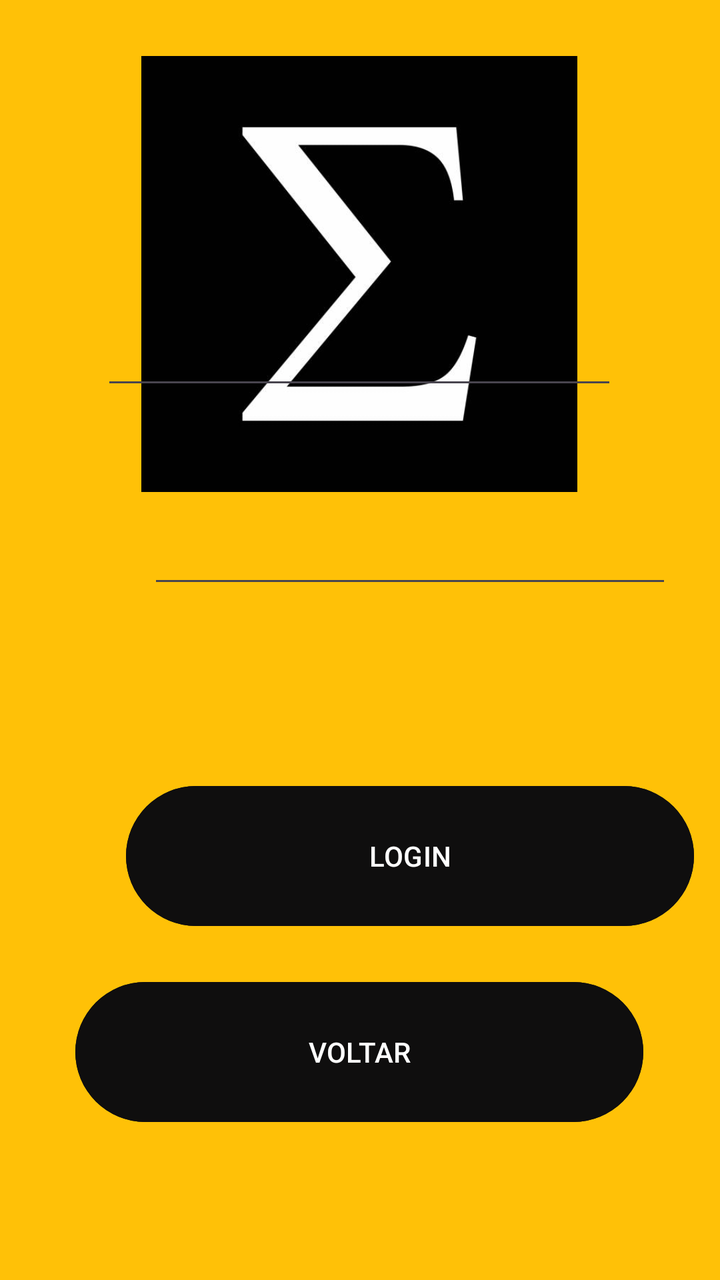
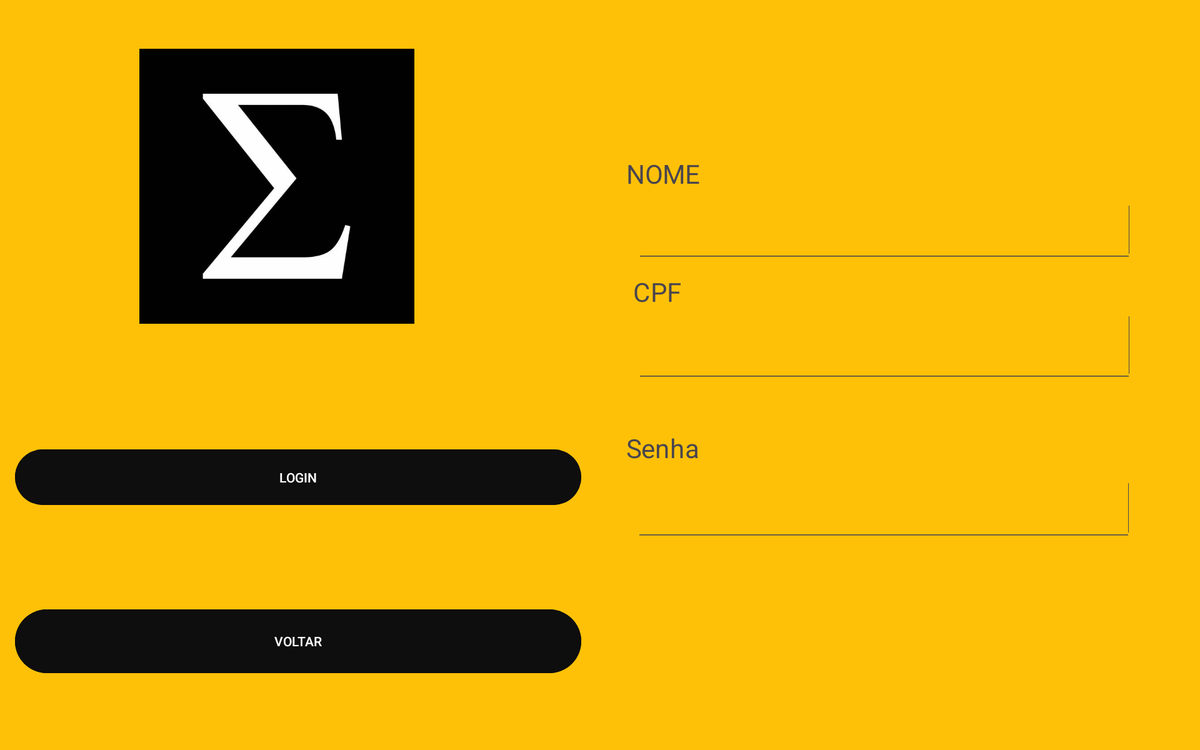

Compare how this app lays out the same screen by default and in its alternative resource folder. The renders come first, then the two layout files and the values they reference.
<!-- AndroidManifest.xml: application theme Theme.SigmaStore -->
<!-- res/layout/activity_login.xml -->
<?xml version="1.0" encoding="utf-8"?>
<androidx.constraintlayout.widget.ConstraintLayout xmlns:android="http://schemas.android.com/apk/res/android"
    xmlns:app="http://schemas.android.com/apk/res-auto"
    xmlns:tools="http://schemas.android.com/tools"
    android:id="@+id/main"
    android:layout_width="match_parent"
    android:layout_height="match_parent"
    android:background="#FFC107"
    tools:context=".Login">

    <EditText
        android:id="@+id/editTextText3"
        android:layout_width="258dp"
        android:layout_height="0dp"
        android:layout_marginStart="76dp"
        android:layout_marginTop="3dp"
        android:layout_marginEnd="77dp"
        android:ems="10"
        android:inputType="text"
        app:layout_constraintBottom_toTopOf="@+id/textView9"
        app:layout_constraintEnd_toEndOf="parent"
        app:layout_constraintStart_toStartOf="parent"
        app:layout_constraintTop_toBottomOf="@+id/textView10" />

    <Button
        android:id="@+id/login_confirm"
        android:layout_width="284dp"
        android:layout_height="78dp"
        android:layout_marginStart="63dp"
        android:layout_marginTop="55dp"
        android:layout_marginEnd="64dp"
        android:backgroundTint="#0F0E0E"
        android:text="LOGIN"
        app:layout_constraintBottom_toTopOf="@+id/voltar_login"
        app:layout_constraintEnd_toEndOf="parent"
        app:layout_constraintHorizontal_bias="0.0"
        app:layout_constraintStart_toStartOf="parent"
        app:layout_constraintTop_toBottomOf="@+id/senha_login" />

    <Button
        android:id="@+id/voltar_login"
        android:layout_width="284dp"
        android:layout_height="78dp"
        android:layout_marginStart="63dp"
        android:layout_marginTop="20dp"
        android:layout_marginEnd="64dp"
        android:layout_marginBottom="75dp"
        android:backgroundTint="#0F0E0E"
        android:text="VOLTAR"
        app:layout_constraintBottom_toBottomOf="parent"
        app:layout_constraintEnd_toEndOf="parent"
        app:layout_constraintStart_toStartOf="parent"
        app:layout_constraintTop_toBottomOf="@+id/login_confirm" />

    <EditText
        android:id="@+id/senha_login"
        android:layout_width="262dp"
        android:layout_height="wrap_content"
        android:layout_marginStart="74dp"
        android:layout_marginEnd="75dp"
        android:layout_marginBottom="35dp"
        android:ems="10"
        android:inputType="textPassword"
        app:layout_constraintBottom_toTopOf="@+id/login_confirm"
        app:layout_constraintEnd_toEndOf="parent"
        app:layout_constraintHorizontal_bias="0.0"
        app:layout_constraintStart_toStartOf="parent"
        app:layout_constraintTop_toBottomOf="@+id/textView2" />

    <TextView
        android:id="@+id/textView2"
        android:layout_width="wrap_content"
        android:layout_height="wrap_content"
        android:layout_marginStart="94dp"
        android:layout_marginTop="39dp"
        android:layout_marginEnd="278dp"
        android:scaleX="2"
        android:scaleY="2"
        android:text="Senha"
        app:layout_constraintBottom_toTopOf="@+id/senha_login"
        app:layout_constraintEnd_toEndOf="parent"
        app:layout_constraintHorizontal_bias="0.0"
        app:layout_constraintStart_toStartOf="parent"
        app:layout_constraintTop_toBottomOf="@+id/editTextText2" />

    <TextView
        android:id="@+id/textView9"
        android:layout_width="wrap_content"
        android:layout_height="wrap_content"
        android:layout_marginStart="85dp"
        android:layout_marginTop="25dp"
        android:layout_marginEnd="301dp"
        android:scaleX="2"
        android:scaleY="2"
        android:text="CPF"
        app:layout_constraintBottom_toTopOf="@+id/editTextText2"
        app:layout_constraintEnd_toEndOf="parent"
        app:layout_constraintStart_toStartOf="parent"
        app:layout_constraintTop_toBottomOf="@+id/editTextText3" />

    <TextView
        android:id="@+id/textView10"
        android:layout_width="wrap_content"
        android:layout_height="wrap_content"
        android:layout_marginStart="93dp"
        android:layout_marginTop="36dp"
        android:layout_marginEnd="278dp"
        android:layout_marginBottom="4dp"
        android:scaleX="2"
        android:scaleY="2"
        android:text="NOME"
        app:layout_constraintBottom_toTopOf="@+id/editTextText3"
        app:layout_constraintEnd_toEndOf="parent"
        app:layout_constraintStart_toStartOf="parent"
        app:layout_constraintTop_toBottomOf="@+id/imageView" />

    <ImageView
        android:id="@+id/imageView"
        android:layout_width="222dp"
        android:layout_height="218dp"
        android:layout_marginStart="94dp"
        android:layout_marginTop="28dp"
        android:layout_marginEnd="95dp"
        app:layout_constraintBottom_toTopOf="@+id/textView10"
        app:layout_constraintEnd_toEndOf="parent"
        app:layout_constraintStart_toStartOf="parent"
        app:layout_constraintTop_toTopOf="parent"
        app:srcCompat="@drawable/sigma_logo" />

    <EditText
        android:id="@+id/editTextText2"
        android:layout_width="258dp"
        android:layout_height="wrap_content"
        android:layout_marginStart="76dp"
        android:layout_marginTop="8dp"
        android:layout_marginEnd="77dp"
        android:ems="10"
        android:inputType="text"
        app:layout_constraintBottom_toTopOf="@+id/textView2"
        app:layout_constraintEnd_toEndOf="parent"
        app:layout_constraintStart_toStartOf="parent"
        app:layout_constraintTop_toBottomOf="@+id/textView9" />
</androidx.constraintlayout.widget.ConstraintLayout>
<!-- resources referenced by this layout -->
<resources>
  <!-- drawable sigma_logo: jpg bitmap (drawable, 10045 bytes) -->
  <style name="Theme.SigmaStore" parent="Base.Theme.SigmaStore" />
  <style name="Base.Theme.SigmaStore" parent="Theme.Material3.DayNight.NoActionBar">
          
          
      </style>
</resources>
<!-- res/layout-sw800dp/activity_login.xml (the repository's variant of the layout above) -->
<!-- drawn on a large tablet held sideways -->
<?xml version="1.0" encoding="utf-8"?>
<androidx.constraintlayout.widget.ConstraintLayout xmlns:android="http://schemas.android.com/apk/res/android"
    xmlns:app="http://schemas.android.com/apk/res-auto"
    xmlns:tools="http://schemas.android.com/tools"
    android:id="@+id/main"
    android:layout_width="match_parent"
    android:layout_height="match_parent"
    android:background="#FFC107"
    tools:context=".Login">

    <Button
        android:id="@+id/login_confirm"
        android:layout_width="604dp"
        android:layout_height="67dp"
        android:layout_marginStart="16dp"
        android:layout_marginTop="140dp"
        android:layout_marginEnd="58dp"
        android:backgroundTint="#0F0E0E"
        android:text="LOGIN"
        app:layout_constraintBottom_toTopOf="@+id/voltar_login"
        app:layout_constraintEnd_toStartOf="@+id/senha_login"
        app:layout_constraintStart_toStartOf="parent"
        app:layout_constraintTop_toBottomOf="@+id/imageView" />

    <Button
        android:id="@+id/voltar_login"
        android:layout_width="604dp"
        android:layout_height="76dp"
        android:layout_marginStart="16dp"
        android:layout_marginTop="103dp"
        android:layout_marginEnd="660dp"
        android:layout_marginBottom="88dp"
        android:backgroundTint="#0F0E0E"
        android:text="VOLTAR"
        app:layout_constraintBottom_toBottomOf="parent"
        app:layout_constraintEnd_toEndOf="parent"
        app:layout_constraintStart_toStartOf="parent"
        app:layout_constraintTop_toBottomOf="@+id/login_confirm" />

    <ImageView
        android:id="@+id/imageView"
        android:layout_width="311dp"
        android:layout_height="293dp"
        android:layout_marginStart="139dp"
        android:layout_marginTop="52dp"
        android:layout_marginEnd="228dp"
        app:layout_constraintEnd_toStartOf="@+id/Login_CPF"
        app:layout_constraintStart_toStartOf="parent"
        app:layout_constraintTop_toTopOf="parent"
        app:srcCompat="@drawable/sigma_logo" />

    <EditText
        android:id="@+id/Login_CPF"
        android:layout_width="530dp"
        android:layout_height="82dp"
        android:layout_marginTop="7dp"
        android:layout_marginEnd="71dp"
        android:ems="10"
        android:inputType="text"
        app:layout_constraintBottom_toTopOf="@+id/textView2"
        app:layout_constraintEnd_toEndOf="parent"
        app:layout_constraintStart_toEndOf="@+id/imageView"
        app:layout_constraintTop_toBottomOf="@+id/textView9" />

    <TextView
        android:id="@+id/textView10"
        android:layout_width="wrap_content"
        android:layout_height="wrap_content"
        android:layout_marginStart="237dp"
        android:layout_marginTop="180dp"
        android:layout_marginEnd="554dp"
        android:scaleX="2"
        android:scaleY="2"
        android:text="NOME"
        app:layout_constraintBottom_toTopOf="@+id/Login_Nome"
        app:layout_constraintEnd_toEndOf="parent"
        app:layout_constraintStart_toEndOf="@+id/imageView"
        app:layout_constraintTop_toTopOf="parent" />

    <EditText
        android:id="@+id/Login_Nome"
        android:layout_width="530dp"
        android:layout_height="72dp"
        android:layout_marginStart="228dp"
        android:layout_marginTop="15dp"
        android:layout_marginEnd="71dp"
        android:ems="10"
        android:inputType="text"
        app:layout_constraintBottom_toTopOf="@+id/textView9"
        app:layout_constraintEnd_toEndOf="parent"
        app:layout_constraintStart_toEndOf="@+id/imageView"
        app:layout_constraintTop_toBottomOf="@+id/textView10" />

    <TextView
        android:id="@+id/textView9"
        android:layout_width="wrap_content"
        android:layout_height="wrap_content"
        android:layout_marginStart="237dp"
        android:layout_marginTop="19dp"
        android:layout_marginEnd="566dp"
        android:scaleX="2"
        android:scaleY="2"
        android:text="CPF"
        app:layout_constraintBottom_toTopOf="@+id/Login_CPF"
        app:layout_constraintEnd_toEndOf="parent"
        app:layout_constraintStart_toEndOf="@+id/imageView"
        app:layout_constraintTop_toBottomOf="@+id/Login_Nome" />

    <TextView
        android:id="@+id/textView2"
        android:layout_width="wrap_content"
        android:layout_height="wrap_content"
        android:layout_marginStart="67dp"
        android:layout_marginTop="58dp"
        android:layout_marginEnd="554dp"
        android:layout_marginBottom="9dp"
        android:scaleX="2"
        android:scaleY="2"
        android:text="Senha"
        app:layout_constraintBottom_toTopOf="@+id/senha_login"
        app:layout_constraintEnd_toEndOf="parent"
        app:layout_constraintStart_toEndOf="@+id/login_confirm"
        app:layout_constraintTop_toBottomOf="@+id/Login_CPF" />

    <EditText
        android:id="@+id/senha_login"
        android:layout_width="530dp"
        android:layout_height="73dp"
        android:layout_marginTop="9dp"
        android:layout_marginEnd="72dp"
        android:layout_marginBottom="227dp"
        android:ems="10"
        android:inputType="textPassword"
        app:layout_constraintBottom_toBottomOf="parent"
        app:layout_constraintEnd_toEndOf="parent"
        app:layout_constraintStart_toEndOf="@+id/login_confirm"
        app:layout_constraintTop_toBottomOf="@+id/textView2" />
</androidx.constraintlayout.widget.ConstraintLayout>
